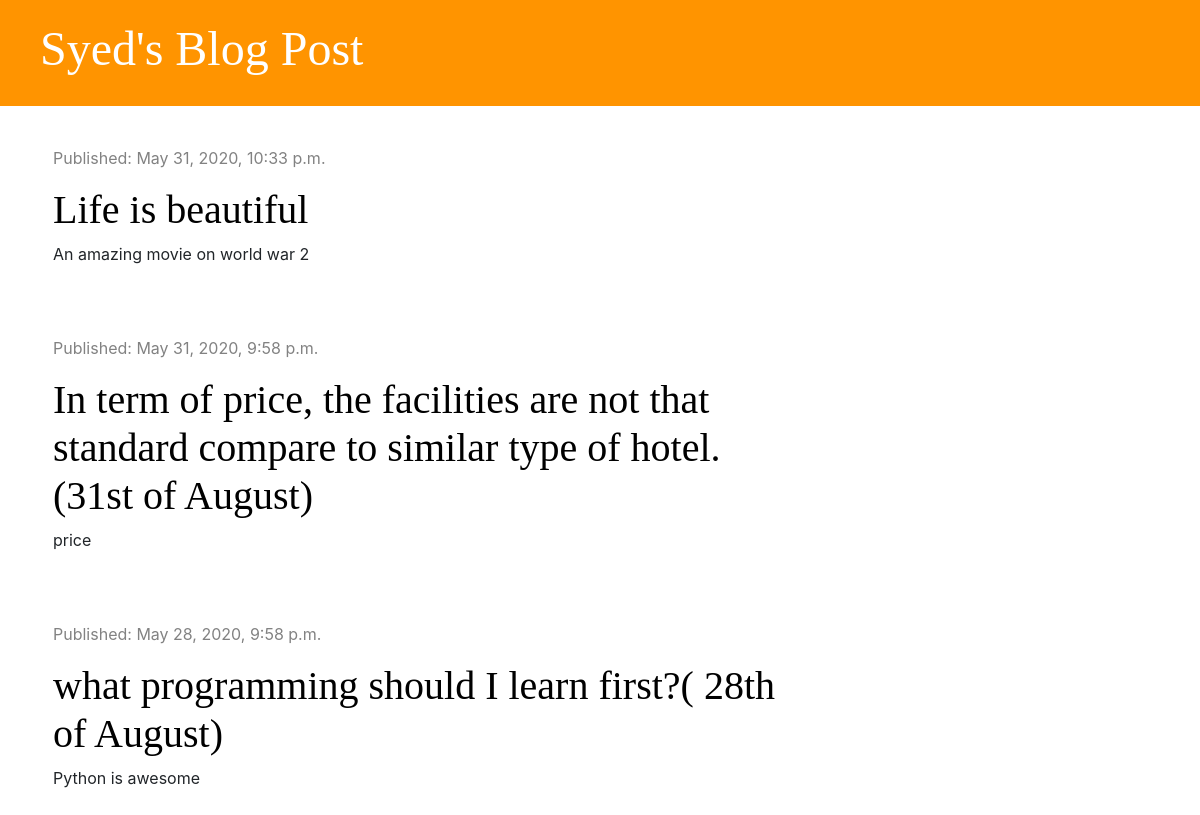
/, run on an earlier commit of the app's database.
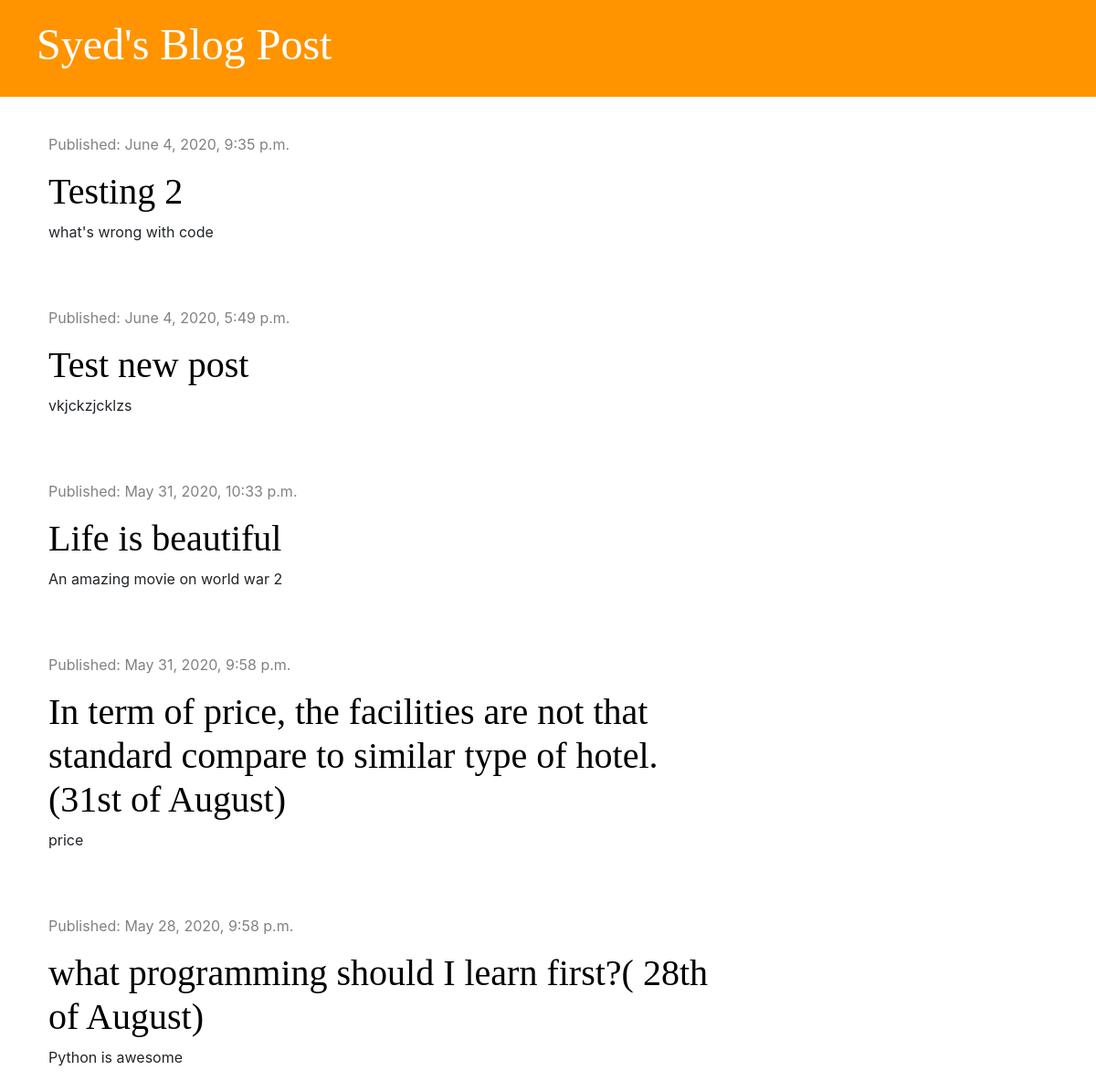
And on a later commit of the database.
### blog/models.py (models this page shows, shortened)
class Post(models.Model):
    auther=models.ForeignKey('auth.User',on_delete=models.CASCADE)
    title=models.CharField(max_length=200)
    text=models.TextField()
    created_date=models.DateTimeField(default=timezone.now)
    published_date=models.DateTimeField( blank=True, null=True)

### blog/views.py (the view)
# urls.py: path('',views.post_list,name='post_list'),
def post_list(request):
    posts= Post.objects.filter(published_date__lte=timezone.now()).order_by('-published_date')
    stuff_for_frontend={'posts':posts}
    return render(request,'blog/post_list.html', stuff_for_frontend)

### blog/templates/blog/post_list.html
{% extends 'blog/base.html'%}
{% block content %}
    {%for post in posts %}
    <div class='post'>
        <div class="date">
            <p> Published: {{post.published_date}}</p>
        </div>
       <h2><a href="{% url 'post_detail' pk=post.pk %}"> {{post.title}} </a> </h2>
       <p> {{post.text | linebreaksbr}}</p>
    </div>
    {%endfor%}
{% endblock %}

What changed in the data, as far as the page shows it:
added Post: published_date "June 4, 2020, 9:35 p.m.", title "Testing 2", text "what's wrong with code"
added Post: published_date "June 4, 2020, 5:49 p.m.", title "Test new post", text "vkjckzjcklzs"
